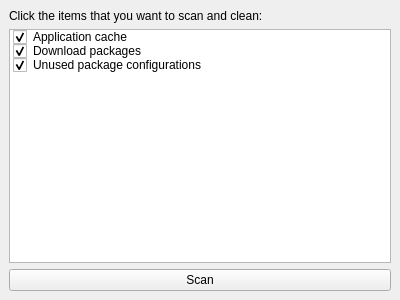
<?xml version="1.0" encoding="UTF-8"?>
<ui version="4.0">
 <class>TedyGuard</class>
 <widget class="QMainWindow" name="TedyGuard">
  <property name="geometry">
   <rect>
    <x>0</x>
    <y>0</y>
    <width>400</width>
    <height>300</height>
   </rect>
  </property>
  <property name="windowTitle">
   <string>SuperPanda - TedyGuard</string>
  </property>
  <property name="windowIcon">
   <iconset resource="../icons.qrc">
    <normaloff>:/Icons/Icons/cleaner.png</normaloff>:/Icons/Icons/cleaner.png</iconset>
  </property>
  <widget class="QWidget" name="centralwidget">
   <layout class="QVBoxLayout" name="verticalLayout">
    <property name="spacing">
     <number>0</number>
    </property>
    <property name="leftMargin">
     <number>0</number>
    </property>
    <property name="topMargin">
     <number>0</number>
    </property>
    <property name="rightMargin">
     <number>0</number>
    </property>
    <property name="bottomMargin">
     <number>0</number>
    </property>
    <item>
     <widget class="QStackedWidget" name="groupPage">
      <property name="currentIndex">
       <number>0</number>
      </property>
      <widget class="QWidget" name="pageCategory">
       <layout class="QVBoxLayout" name="verticalLayout_2">
        <item>
         <widget class="QLabel" name="label">
          <property name="text">
           <string>Click the items that you want to scan and clean:</string>
          </property>
          <property name="wordWrap">
           <bool>true</bool>
          </property>
         </widget>
        </item>
        <item>
         <widget class="QListWidget" name="listScanCategoryList">
          <item>
           <property name="text">
            <string>Application cache</string>
           </property>
           <property name="checkState">
            <enum>Checked</enum>
           </property>
          </item>
          <item>
           <property name="text">
            <string>Download packages</string>
           </property>
           <property name="checkState">
            <enum>Checked</enum>
           </property>
          </item>
          <item>
           <property name="text">
            <string>Unused package configurations</string>
           </property>
           <property name="checkState">
            <enum>Checked</enum>
           </property>
          </item>
         </widget>
        </item>
        <item>
         <widget class="QPushButton" name="buttonScan">
          <property name="text">
           <string>Scan</string>
          </property>
         </widget>
        </item>
        <item>
         <layout class="QHBoxLayout" name="horizontalLayout"/>
        </item>
       </layout>
      </widget>
      <widget class="QWidget" name="pageScanStatus">
       <layout class="QVBoxLayout" name="verticalLayout_3">
        <item>
         <layout class="QHBoxLayout" name="horizontalLayout_2" stretch="10,0">
          <item>
           <widget class="QLabel" name="label_2">
            <property name="text">
             <string>Scanning, please wait...</string>
            </property>
            <property name="wordWrap">
             <bool>false</bool>
            </property>
           </widget>
          </item>
          <item>
           <widget class="QPushButton" name="buttonStopScan">
            <property name="text">
             <string>Stop</string>
            </property>
           </widget>
          </item>
         </layout>
        </item>
        <item>
         <widget class="QProgressBar" name="progressBar">
          <property name="value">
           <number>0</number>
          </property>
         </widget>
        </item>
        <item>
         <widget class="QTableWidget" name="tableScanStatus"/>
        </item>
       </layout>
      </widget>
      <widget class="QWidget" name="pageScanResult">
       <layout class="QVBoxLayout" name="verticalLayout_4">
        <item>
         <layout class="QHBoxLayout" name="horizontalLayout_3" stretch="10,0">
          <item>
           <widget class="QLabel" name="label_3">
            <property name="text">
             <string>Scan finished, please choose the items to clean:</string>
            </property>
            <property name="wordWrap">
             <bool>true</bool>
            </property>
           </widget>
          </item>
          <item>
           <widget class="QPushButton" name="buttonCancelClean">
            <property name="text">
             <string>Cancel</string>
            </property>
           </widget>
          </item>
         </layout>
        </item>
        <item>
         <widget class="QTreeWidget" name="treeWidget">
          <column>
           <property name="text">
            <string notr="true">1</string>
           </property>
          </column>
         </widget>
        </item>
       </layout>
      </widget>
      <widget class="QWidget" name="pageCleanStatus">
       <layout class="QVBoxLayout" name="verticalLayout_5">
        <item>
         <layout class="QHBoxLayout" name="horizontalLayout_4" stretch="10,0">
          <item>
           <widget class="QLabel" name="label_4">
            <property name="text">
             <string>Cleaning, please wait...</string>
            </property>
            <property name="wordWrap">
             <bool>false</bool>
            </property>
           </widget>
          </item>
          <item>
           <widget class="QPushButton" name="buttoStopClean">
            <property name="text">
             <string>Stop</string>
            </property>
           </widget>
          </item>
         </layout>
        </item>
        <item>
         <widget class="QProgressBar" name="progressBar_2">
          <property name="value">
           <number>0</number>
          </property>
         </widget>
        </item>
        <item>
         <widget class="QTableWidget" name="tableCleanStatus"/>
        </item>
       </layout>
      </widget>
      <widget class="QWidget" name="pageCleanResult">
       <layout class="QVBoxLayout" name="verticalLayout_6">
        <item>
         <layout class="QHBoxLayout" name="horizontalLayout_5" stretch="10,0">
          <item>
           <widget class="QLabel" name="label_5">
            <property name="text">
             <string>Cleaning finished!</string>
            </property>
            <property name="wordWrap">
             <bool>true</bool>
            </property>
           </widget>
          </item>
          <item>
           <widget class="QPushButton" name="buttonReturn">
            <property name="text">
             <string>Return</string>
            </property>
           </widget>
          </item>
         </layout>
        </item>
        <item>
         <widget class="QTableWidget" name="tableCleanReport"/>
        </item>
       </layout>
      </widget>
     </widget>
    </item>
   </layout>
  </widget>
 </widget>
 <resources>
  <include location="../icons.qrc"/>
 </resources>
 <connections/>
</ui>
